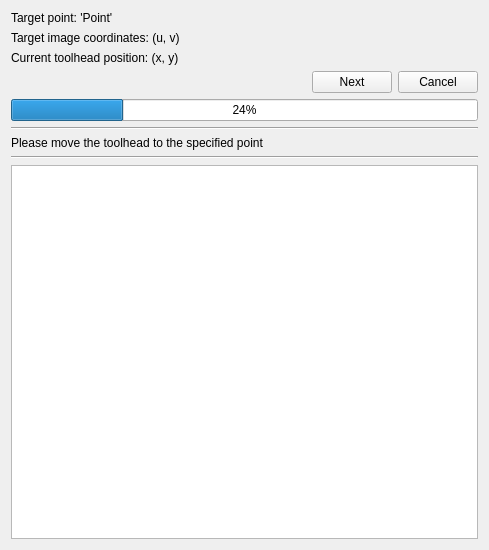
<?xml version="1.0" encoding="UTF-8"?>
<ui version="4.0">
 <class>CalibrationWidget</class>
 <widget class="QWidget" name="CalibrationWidget">
  <property name="objectName" >
   <string notr="true" >CalibrationWidget</string>
  </property>
  <property name="geometry">
   <rect>
    <x>0</x>
    <y>0</y>
    <width>489</width>
    <height>550</height>
   </rect>
  </property>
  <property name="windowTitle">
   <string>Form</string>
  </property>
  <layout class="QVBoxLayout" name="verticalLayout">
   <item>
    <widget class="QLabel" name="targetPointLabel">
     <property name="text">
      <string>Target point: 'Point'</string>
     </property>
    </widget>
   </item>
   <item>
    <widget class="QLabel" name="targetImageLabel">
     <property name="text">
      <string>Target image coordinates: (u, v)</string>
     </property>
    </widget>
   </item>
   <item>
    <widget class="QLabel" name="toolheadPosLabel">
     <property name="text">
      <string>Current toolhead position: (x, y)</string>
     </property>
    </widget>
   </item>
   <item>
    <layout class="QHBoxLayout" name="buttonLayout">
     <item>
      <spacer name="horizontalSpacer">
       <property name="orientation">
        <enum>Qt::Horizontal</enum>
       </property>
       <property name="sizeHint" stdset="0">
        <size>
         <width>40</width>
         <height>20</height>
        </size>
       </property>
      </spacer>
     </item>
     <item>
      <widget class="QPushButton" name="nextButton">
       <property name="text">
        <string>Next</string>
       </property>
      </widget>
     </item>
     <item>
      <widget class="QPushButton" name="cancelButton">
       <property name="text">
        <string>Cancel</string>
       </property>
      </widget>
     </item>
    </layout>
   </item>
   <item>
    <widget class="QProgressBar" name="progressBar">
     <property name="value">
      <number>24</number>
     </property>
    </widget>
   </item>
   <item>
    <widget class="Line" name="upperLine">
     <property name="orientation">
      <enum>Qt::Horizontal</enum>
     </property>
    </widget>
   </item>
   <item>
    <widget class="QLabel" name="label">
     <property name="font">
      <font>
       <pointsize>9</pointsize>
      </font>
     </property>
     <property name="text">
      <string>Please move the toolhead to the specified point</string>
     </property>
    </widget>
   </item>
   <item>
    <widget class="Line" name="lowerLine">
     <property name="orientation">
      <enum>Qt::Horizontal</enum>
     </property>
    </widget>
   </item>
   <item>
    <widget class="QGraphicsView" name="graphicsView"/>
   </item>
  </layout>
 </widget>
 <resources/>
 <connections/>
</ui>
